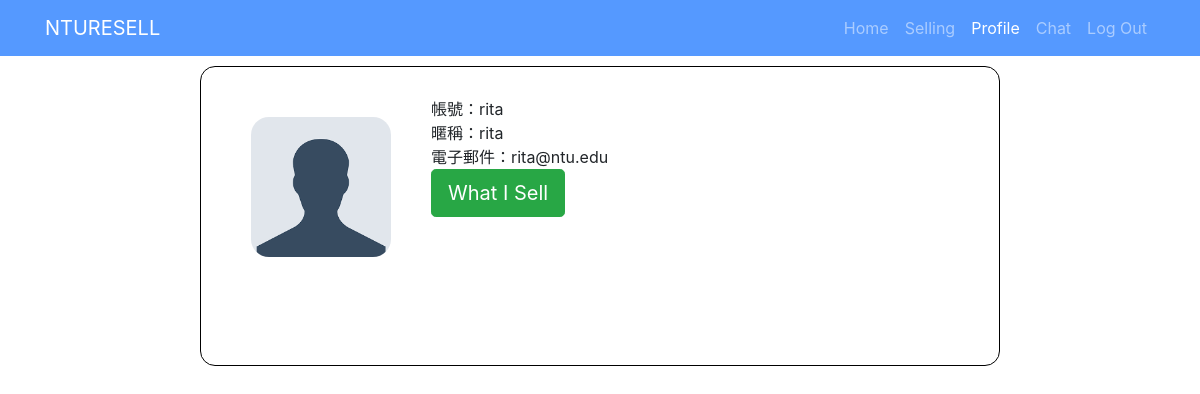
Screenshot of /profile/ (signed in) with the database file from the repository.
### users/models.py (models this page shows)
class User(models.Model):
    user = models.OneToOneField(
        settings.AUTH_USER_MODEL,
        on_delete=models.CASCADE,
        primary_key=True,
    )
    nickname = models.CharField(max_length = 20)
    ntumail = models.CharField(max_length = 20 , blank = False)
    profile = models.FileField(upload_to = 'profiles', blank=True)

### nturesell/views.py (the view, shortened to what this page needs)
# urls.py: path('profile/',views.profile),
@login_required
def profile(request):
    if request.user.is_authenticated:
        profile = User.objects.get(user_id = request.user.pk)
        if UserProfile.objects.filter(user_id = request.user.pk).exists():
            avatar = UserProfile.objects.get()
        return render(request,'profile.html',locals())
    return render(request,'profile.html',locals())

### templates/profile.html (shortened to what this page needs)
{% extends "base.html" %}
{% load static %}
{% block stylesheet %}
<link href="{% static 'css/profile.css' %}" rel="stylesheet">
{% endblock %}
{% block nevitem %}
<li class="nav-item">
    <a class="nav-link" href="/home">Home
    </a>
</li>
<li class="nav-item">
    <a class="nav-link" href="/sell">Selling</a>
</li>
<li class="nav-item active">
    <a class="nav-link" href="/profile">Profile</a>
</li>
<li class="nav-item">
    <a class="nav-link" href="/chat">Chat</a>
</li>
<li class="nav-item">
    <a class="nav-link" href="/logout">Log Out</a>
</li>
{% endblock %}
{% block mainbody %}
<div id="namecard">
    {% if avatar %}
    <form method="POST" id="changeprofilepic" action="." enctype="multipart/form-data">
        <img src= "/media/{{avatar.profile}}" alt="/static/images/default.jpg">
        <input type="hidden" name="user" id='user' value="{{user.pk}}">
        <input type="file" class="form-control-file" name ="profile" id="profile" onchange="up()" value="" style="display:none;" required>
        <input type="submit" name="submit" id="submit" style="display: none;">
    </form>
    {% else %}
    <form method="POST" id="changeprofilepic" action="." enctype="multipart/form-data">
        <img src= "/static/images/default.png" alt="/static/images/default.jpg">
    </form>
    {% endif %}
    {% if profile %}
    <div id= "right">
        帳號：{{profile.user.username}} <br> 暱稱：{{profile.nickname}} <br> 電子郵件：{{profile.ntumail}}
    <br>
        <form method="POST" action=".">
            <button class="btn btn-lg btn-success" type="submit">What I Sell</button>
        </form>
    </div>
    {% endif %}
</div>
{% endblock %}

### static/css/profile.css (style rules this page uses)
html, body { width: 100%; height: 100%; margin: 0px; padding: 0px; background-color: bisque; }
img { width: 140px; height: 140px; border: 1px solid black; border-radius: 18px; margin-top: 20px; margin-left: 20px; position: absolute; }
#namecard { width: 800px; height: 300px; padding: 30px; border: 1px solid black; margin-top: 10px; margin-left: auto; margin-right: auto; border-radius: 15px; }
#right { margin-left: 200px; position: absolute; }

### static/css/3-col-portfolio.css (style rules this page uses)
body { padding-top: 54px; }
@media (min-width: 992px) { body { padding-top: 56px; } }

### rows the page displays
User: user.username "rita", nickname "rita", ntumail "rita@ntu.edu"
